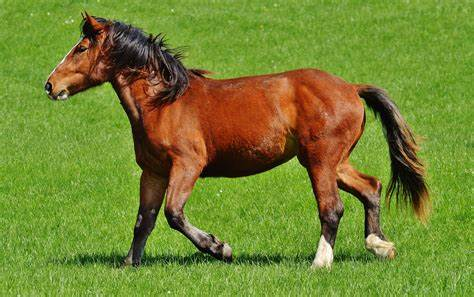
#> input picture openCVCourseEnglish/picture/horse.jpeg, 474 x 297 px
$ jupyter execute chapterTWO.ipynb
#> lines starting #> are read from the running program, lines starting #| are printed output that depends on the picture; after the words box and inside, x2 and y2 are one past the last pixel; in counts of white or black regions, pixels touching at a corner belong together
# Chapter two: Important function:

- `convert image into gray scale image`
- `blur an image` : cv.GaussianBlur()
- `detection edge` : cv.Canny()
- `Dialte image: increase the thikness of  edge` : cv.dilate()
- `Eroded image: decrese the thikness of edge : opposite of dilate()` : cv.erode()

[cell 1]
import cv2 as cv
import numpy as np

[cell 2]
# covert image into gray scale image

img  = cv.imread('./picture/horse.jpeg')
#> img is the input picture: shape (297, 474, 3); mean B, G, R 49, 131.9, 116.8
cv.imshow("orginalImage",img)
img = cv.cvtColor(img,cv.COLOR_BGR2GRAY)
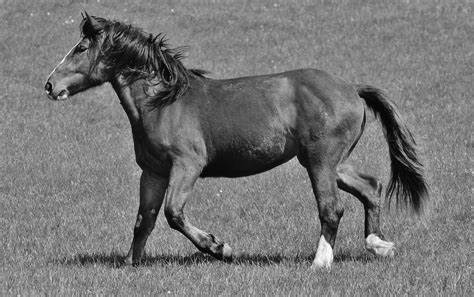
#> img: shape (297, 474); min 0, max 254, mean 117.9
cv.imshow('grayScaleImage',img)
if cv.waitKey(0) == ord('q'):
#> (key q is pressed here)
    cv.destroyAllWindows()

[cell 3]
# blur an image

img  = cv.imread('./picture/horse.jpeg')
cv.imshow("orginalImage",img)
img = cv.GaussianBlur(img,(7,7),10,0)
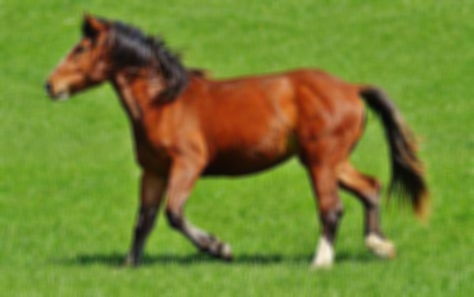
#> img: shape (297, 474, 3); mean B, G, R 48.9, 131.9, 116.8
cv.imshow('blur',img)
if cv.waitKey(0) == ord('q'):
#> (key q is pressed here)
    cv.destroyAllWindows()

Here's a brief explanation of the parameters of `cv2.GaussianBlur()`:

- `src`: The input image. It should be a single-channel or multi-channel image of type uint8 or float32.
- `ksize`: A tuple specifying the kernel size. It should be an odd integer in both dimensions (e.g., (5, 5), (9, 9), etc.). Larger kernel sizes result in stronger blur effects.
- `sigmaX`: The standard deviation in the X direction of the Gaussian kernel. If set to 0, it is calculated from the kernel size. Higher values result in more blur.
- `sigmaY`: The standard deviation in the Y direction of the Gaussian kernel. If set to 0, it is set to the same value as sigmaX. This parameter is optional.

[cell 4]
# edge detection:

img  = cv.imread('./picture/horse.jpeg')
cv.imshow("orginalImage",img)
img = cv.Canny(img,100,200)
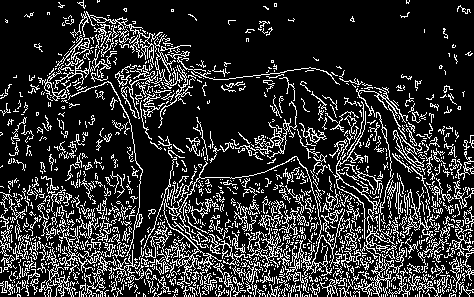
#> img: shape (297, 474); 18.7% white in thin lines or dots
cv.imshow('edgeDetection',img)
if cv.waitKey(0) == ord('q'):
#> (key q is pressed here)
    cv.destroyAllWindows()

[cell 5]
# dialate image and erode image:

kernal = np.ones((5,5),np.uint8) #  2^8   (256) in total (0~255)

img  = cv.imread('./picture/horse.jpeg')

img= cv.Canny(img,150,200)
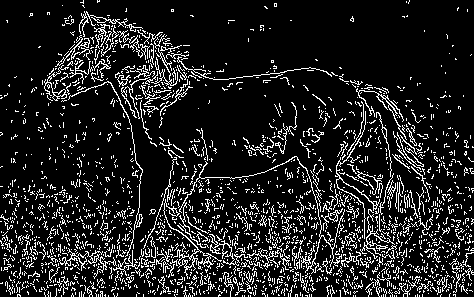
#> img: shape (297, 474); 13% white in thin lines or dots
cv.imshow('edgeDectect',img)

# iterations: how many times the kernal move around the image
imgONE = cv.dilate(img,kernal,iterations=1)
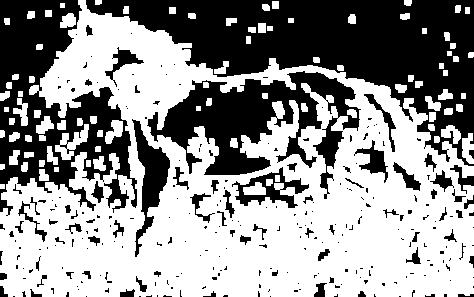
#> imgONE: shape (297, 474); 58.1% white; 283 black regions (210 under 20 px), largest, box (x1, y1, x2, y2) and area: (86, 0, 474, 166) 25742, (0, 0, 137, 216) 13403, (147, 71, 361, 199) 10770
cv.imshow("iteration = 1",imgONE)

imgTWO = cv.dilate(img,kernal,iterations=2)
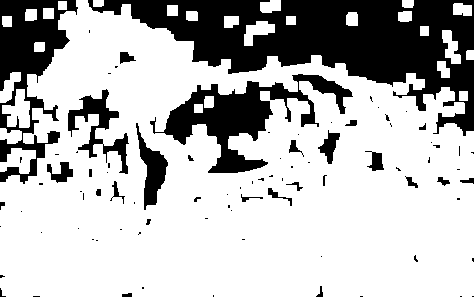
#> imgTWO: shape (297, 474); 72.7% white; 88 black regions (59 under 20 px), largest, box (x1, y1, x2, y2) and area: (88, 0, 474, 136) 21369, (150, 74, 353, 173) 6328, (0, 0, 78, 184) 5909
cv.imshow("iteration = 2 ",imgTWO)

imgThree = cv.erode(imgTWO,kernal,iterations=2)
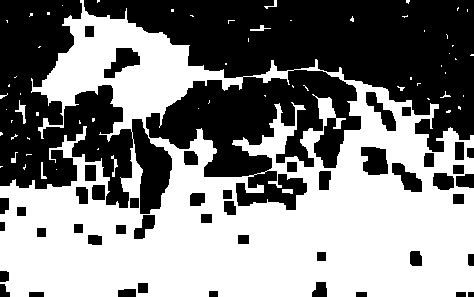
#> imgThree: shape (297, 474); 51.7% white; 48 black regions, largest, box (x1, y1, x2, y2) and area: (84, 0, 474, 210) 42748, (0, 0, 172, 214) 18083, (361, 147, 388, 175) 619
cv.imshow("erode image",imgThree)

if cv.waitKey(0) == ord('q'):
#> (key q is pressed here)
    cv.destroyAllWindows()
